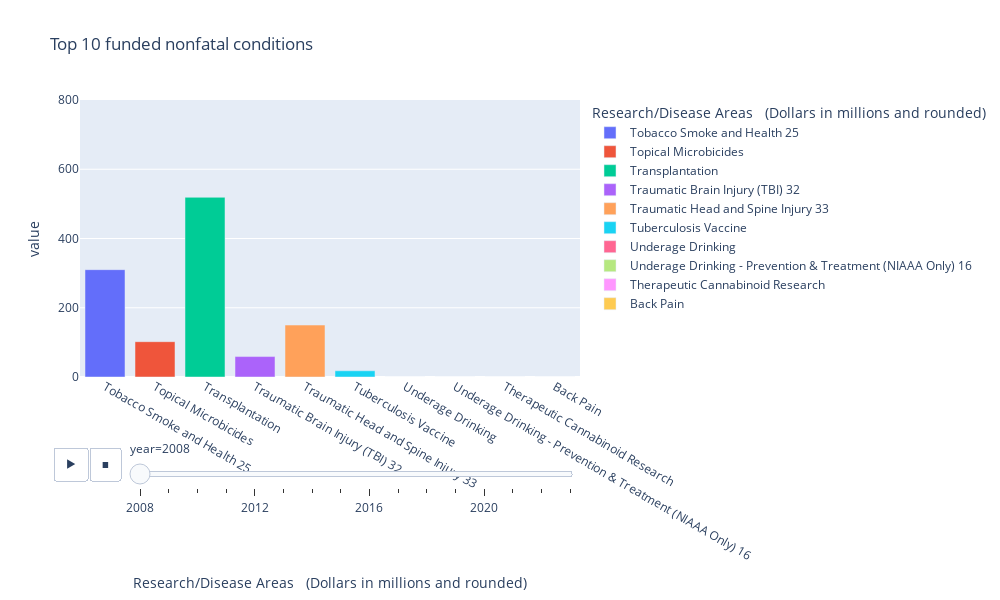

The notebook cell saved with this chart:
### Code cell
nfatal10 = nonfatal.sort_values('2019 US Mortality 19').iloc[-10:,]
sem = pd.melt(nfatal10, id_vars=['Research/Disease Areas \n (Dollars in millions and rounded)'], 
        value_vars=fatal.columns[1:17],
        var_name='year', value_name='value')
sem = sem.rename(columns={'2022 Estimated': '2022','2023 Estimated': '2023'})
sem['value'] = sem['value'].astype(int)
fig = px.bar(sem, x='Research/Disease Areas \n (Dollars in millions and rounded)', 
             y="value", color='Research/Disease Areas \n (Dollars in millions and rounded)',
             title='Top 10 funded nonfatal conditions',
  animation_frame="year",width = 1000,height = 600,range_y=[0,800])

fig.show()

### Figure 1 — Plotly figure (JSON) as saved in the notebook; plotly's stock layout.template omitted (floating-point values rounded to 4 significant figures)
{"data": [{"alignmentgroup": "True", "hovertemplate": "Research/Disease Areas \n (Dollars in millions and rounded)=%{x}<br>year=2008<br>value=%{y}<extra></extra>", "legendgroup": "Tobacco Smoke and Health 25", "marker": {"color": "#636efa", "pattern": {"shape": ""}}, "name": "Tobacco Smoke and Health 25", "offsetgroup": "Tobacco Smoke and Health 25", "orientation": "v", "showlegend": true, "textposition": "auto", "type": "bar", "x": ["Tobacco Smoke and Health 25"], "xaxis": "x", "y": [310], "yaxis": "y"}, {"alignmentgroup": "True", "hovertemplate": "Research/Disease Areas \n (Dollars in millions and rounded)=%{x}<br>year=2008<br>value=%{y}<extra></extra>", "legendgroup": "Topical Microbicides ", "marker": {"color": "#EF553B", "pattern": {"shape": ""}}, "name": "Topical Microbicides ", "offsetgroup": "Topical Microbicides ", "orientation": "v", "showlegend": true, "textposition": "auto", "type": "bar", "x": ["Topical Microbicides "], "xaxis": "x", "y": [102], "yaxis": "y"}, {"alignmentgroup": "True", "hovertemplate": "Research/Disease Areas \n (Dollars in millions and rounded)=%{x}<br>year=2008<br>value=%{y}<extra></extra>", "legendgroup": "Transplantation ", "marker": {"color": "#00cc96", "pattern": {"shape": ""}}, "name": "Transplantation ", "offsetgroup": "Transplantation ", "orientation": "v", "showlegend": true, "textposition": "auto", "type": "bar", "x": ["Transplantation "], "xaxis": "x", "y": [519], "yaxis": "y"}, {"alignmentgroup": "True", "hovertemplate": "Research/Disease Areas \n (Dollars in millions and rounded)=%{x}<br>year=2008<br>value=%{y}<extra></extra>", "legendgroup": "Traumatic Brain Injury (TBI) 32", "marker": {"color": "#ab63fa", "pattern": {"shape": ""}}, "name": "Traumatic Brain Injury (TBI) 32", "offsetgroup": "Traumatic Brain Injury (TBI) 32", "orientation": "v", "showlegend": true, "textposition": "auto", "type": "bar", "x": ["Traumatic Brain Injury (TBI) 32"], "xaxis": "x", "y": [59], "yaxis": "y"}, {"alignmentgroup": "True", "hovertemplate": "Research/Disease Areas \n (Dollars in millions and rounded)=%{x}<br>year=2008<br>value=%{y}<extra></extra>", "legendgroup": "Traumatic Head and Spine Injury 33", "marker": {"color": "#FFA15A", "pattern": {"shape": ""}}, "name": "Traumatic Head and Spine Injury 33", "offsetgroup": "Traumatic Head and Spine Injury 33", "orientation": "v", "showlegend": true, "textposition": "auto", "type": "bar", "x": ["Traumatic Head and Spine Injury 33"], "xaxis": "x", "y": [150], "yaxis": "y"}, {"alignmentgroup": "True", "hovertemplate": "Research/Disease Areas \n (Dollars in millions and rounded)=%{x}<br>year=2008<br>value=%{y}<extra></extra>", "legendgroup": "Tuberculosis Vaccine ", "marker": {"color": "#19d3f3", "pattern": {"shape": ""}}, "name": "Tuberculosis Vaccine ", "offsetgroup": "Tuberculosis Vaccine ", "orientation": "v", "showlegend": true, "textposition": "auto", "type": "bar", "x": ["Tuberculosis Vaccine "], "xaxis": "x", "y": [18], "yaxis": "y"}, {"alignmentgroup": "True", "hovertemplate": "Research/Disease Areas \n (Dollars in millions and rounded)=%{x}<br>year=2008<br>value=%{y}<extra></extra>", "legendgroup": "Underage Drinking ", "marker": {"color": "#FF6692", "pattern": {"shape": ""}}, "name": "Underage Drinking ", "offsetgroup": "Underage Drinking ", "orientation": "v", "showlegend": true, "textposition": "auto", "type": "bar", "x": ["Underage Drinking "], "xaxis": "x", "y": [-1], "yaxis": "y"}, {"alignmentgroup": "True", "hovertemplate": "Research/Disease Areas \n (Dollars in millions and rounded)=%{x}<br>year=2008<br>value=%{y}<extra></extra>", "legendgroup": "Underage Drinking - Prevention & Treatment (NIAAA Only) 16", "marker": {"color": "#B6E880", "pattern": {"shape": ""}}, "name": "Underage Drinking - Prevention & Treatment (NIAAA Only) 16", "offsetgroup": "Underage Drinking - Prevention & Treatment (NIAAA Only) 16", "orientation": "v", "showlegend": true, "textposition": "auto", "type": "bar", "x": ["Underage Drinking - Prevention & Treatment (NIAAA Only) 16"], "xaxis": "x", "y": [-1], "yaxis": "y"}, {"alignmentgroup": "True", "hovertemplate": "Research/Disease Areas \n (Dollars in millions and rounded)=%{x}<br>year=2008<br>value=%{y}<extra></extra>", "legendgroup": "Therapeutic Cannabinoid Research ", "marker": {"color": "#FF97FF", "pattern": {"shape": ""}}, "name": "Therapeutic Cannabinoid Research ", "offsetgroup": "Therapeutic Cannabinoid Research ", "orientation": "v", "showlegend": true, "textposition": "auto", "type": "bar", "x": ["Therapeutic Cannabinoid Research "], "xaxis": "x", "y": [-1], "yaxis": "y"}, {"alignmentgroup": "True", "hovertemplate": "Research/Disease Areas \n (Dollars in millions and rounded)=%{x}<br>year=2008<br>value=%{y}<extra></extra>", "legendgroup": "Back Pain ", "marker": {"color": "#FECB52", "pattern": {"shape": ""}}, "name": "Back Pain ", "offsetgroup": "Back Pain ", "orientation": "v", "showlegend": true, "textposition": "auto", "type": "bar", "x": ["Back Pain "], "xaxis": "x", "y": [-1], "yaxis": "y"}], "layout": {"barmode": "relative", "height": 600, "legend": {"title": {"text": "Research/Disease Areas \n (Dollars in millions and rounded)"}, "tracegroupgap": 0}, "sliders": [{"active": 0, "currentvalue": {"prefix": "year="}, "len": 0.9, "pad": {"b": 10, "t": 60}, "steps": [{"args": [["2008"], {"frame": {"duration": 0, "redraw": true}, "fromcurrent": true, "mode": "immediate", "transition": {"duration": 0, "easing": "linear"}}], "label": "2008", "method": "animate"}, {"args": [["2009"], {"frame": {"duration": 0, "redraw": true}, "fromcurrent": true, "mode": "immediate", "transition": {"duration": 0, "easing": "linear"}}], "label": "2009", "method": "animate"}, {"args": [["2010"], {"frame": {"duration": 0, "redraw": true}, "fromcurrent": true, "mode": "immediate", "transition": {"duration": 0, "easing": "linear"}}], "label": "2010", "method": "animate"}, {"args": [["2011"], {"frame": {"duration": 0, "redraw": true}, "fromcurrent": true, "mode": "immediate", "transition": {"duration": 0, "easing": "linear"}}], "label": "2011", "method": "animate"}, {"args": [["2012"], {"frame": {"duration": 0, "redraw": true}, "fromcurrent": true, "mode": "immediate", "transition": {"duration": 0, "easing": "linear"}}], "label": "2012", "method": "animate"}, {"args": [["2013"], {"frame": {"duration": 0, "redraw": true}, "fromcurrent": true, "mode": "immediate", "transition": {"duration": 0, "easing": "linear"}}], "label": "2013", "method": "animate"}, {"args": [["2014"], {"frame": {"duration": 0, "redraw": true}, "fromcurrent": true, "mode": "immediate", "transition": {"duration": 0, "easing": "linear"}}], "label": "2014", "method": "animate"}, {"args": [["2015"], {"frame": {"duration": 0, "redraw": true}, "fromcurrent": true, "mode": "immediate", "transition": {"duration": 0, "easing": "linear"}}], "label": "2015", "method": "animate"}, {"args": [["2016"], {"frame": {"duration": 0, "redraw": true}, "fromcurrent": true, "mode": "immediate", "transition": {"duration": 0, "easing": "linear"}}], "label": "2016", "method": "animate"}, {"args": [["2017"], {"frame": {"duration": 0, "redraw": true}, "fromcurrent": true, "mode": "immediate", "transition": {"duration": 0, "easing": "linear"}}], "label": "2017", "method": "animate"}, {"args": [["2018"], {"frame": {"duration": 0, "redraw": true}, "fromcurrent": true, "mode": "immediate", "transition": {"duration": 0, "easing": "linear"}}], "label": "2018", "method": "animate"}, {"args": [["2019"], {"frame": {"duration": 0, "redraw": true}, "fromcurrent": true, "mode": "immediate", "transition": {"duration": 0, "easing": "linear"}}], "label": "2019", "method": "animate"}, {"args": [["2020"], {"frame": {"duration": 0, "redraw": true}, "fromcurrent": true, "mode": "immediate", "transition": {"duration": 0, "easing": "linear"}}], "label": "2020", "method": "animate"}, {"args": [["2021"], {"frame": {"duration": 0, "redraw": true}, "fromcurrent": true, "mode": "immediate", "transition": {"duration": 0, "easing": "linear"}}], "label": "2021", "method": "animate"}, {"args": [["2022 Estimated"], {"frame": {"duration": 0, "redraw": true}, "fromcurrent": true, "mode": "immediate", "transition": {"duration": 0, "easing": "linear"}}], "label": "2022 Estimated", "method": "animate"}, {"args": [["2023 Estimated"], {"frame": {"duration": 0, "redraw": true}, "fromcurrent": true, "mode": "immediate", "transition": {"duration": 0, "easing": "linear"}}], "label": "2023 Estimated", "method": "animate"}], "x": 0.1, "xanchor": "left", "y": 0, "yanchor": "top"}], "title": {"text": "Top 10 funded nonfatal conditions"}, "updatemenus": [{"buttons": [{"args": [null, {"frame": {"duration": 500, "redraw": true}, "fromcurrent": true, "mode": "immediate", "transition": {"duration": 500, "easing": "linear"}}], "label": "&#9654;", "method": "animate"}, {"args": [[null], {"frame": {"duration": 0, "redraw": true}, "fromcurrent": true, "mode": "immediate", "transition": {"duration": 0, "easing": "linear"}}], "label": "&#9724;", "method": "animate"}], "direction": "left", "pad": {"r": 10, "t": 70}, "showactive": false, "type": "buttons", "x": 0.1, "xanchor": "right", "y": 0, "yanchor": "top"}], "width": 1000, "xaxis": {"anchor": "y", "categoryarray": ["Tobacco Smoke and Health 25", "Topical Microbicides ", "Transplantation ", "Traumatic Brain Injury (TBI) 32", "Traumatic Head and Spine Injury 33", "Tuberculosis Vaccine ", "Underage Drinking ", "Underage Drinking - Prevention & Treatment (NIAAA Only) 16", "Therapeutic Cannabinoid Research ", "Back Pain "], "categoryorder": "array", "domain": [0, 1], "title": {"text": "Research/Disease Areas \n (Dollars in millions and rounded)"}}, "yaxis": {"anchor": "x", "domain": [0, 1], "range": [0, 800], "title": {"text": "value"}}}}
